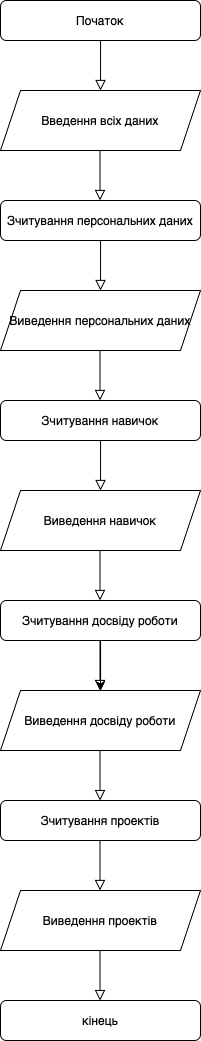
#> input picture hw_1/cv.drawio.png, 201 x 1041 px
$ python -i editor.py   (imports and definitions only)
#> lines starting #> are read from the running program, lines starting #| are printed output that depends on the picture
#> further down, picture is the input picture: PIL image 201x1041 RGBA; mean R, G, B, A 242.5, 242.5, 242.5, 255
import os
from PIL import Image, ImageFilter

# Розмір зображення
def resize_image(image, size=(800, 600)):
    """Функція для зміни розміру зображення"""
    resized = image.resize(size)
    print(f"[INFO] Зображення змінено до розміру {size}")
    return resized

# Збереження зображення
def save_image(image, filename):
    """Функція для збереження зображення у вказаний файл"""
    os.makedirs("results", exist_ok=True)
    path = os.path.join("results", filename)
    image.save(path)
    print(f"[INFO] Зображення збережено за шляхом: {path}")

# Перетворення в відтінки сірого
def apply_shades_of_gray(image):
    """Функція для застосування відтінків сірого до зображення"""
    print("[INFO] Застосування shades_of_gray()")
    image = image.convert("RGB")
    pixels = image.load()
    width, height = image.size
#> width = 201; height = 1041
    for x in range(width):
        for y in range(height):
            r, g, b = pixels[x, y]
            avg = (r + g + b) // 3
            pixels[x, y] = (avg, avg, avg)
    return image

# Перетворення в монохромне зображення
def apply_monochrome(image, factor=80):
    """Функція для застосування монохромного фільтра"""
#> called with factor = 80
    print(f"[INFO] Застосування monochrome() з factor={factor}")
    image = image.convert("RGB")
    pixels = image.load()
    width, height = image.size
#> width = 201; height = 1041
    threshold = ((255 + factor) // 2) * 3
    for i in range(width):
        for j in range(height):
            r, g, b = pixels[i, j]
            S = r + g + b
            if S > threshold:
                pixels[i, j] = (255, 255, 255)
            else:
                pixels[i, j] = (0, 0, 0)
    return image

# Застосування фільтру контуру
def apply_contour(image):
    """Функція для застосування фільтру контуру до зображення"""
    print("[INFO] Застосування фільтру контуру")
    return image.filter(ImageFilter.CONTOUR)

# Обробка зображення (відтінки сірого -> монохром -> контур)
def apply_contour_pipeline(image, factor=80):
    """Функція для поетапного застосування фільтрів: відтінки сірого -> монохром -> контур"""
    print("[INFO] Старт контурного пайплайну (shades_of_gray ➝ monochrome ➝ contour)")
    image = apply_shades_of_gray(image)
    image = apply_monochrome(image, factor)
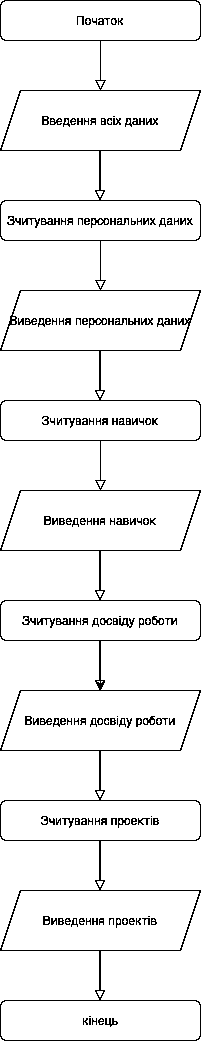
#> image: PIL image 201x1041 RGB; 94.4% white; black in thin lines or dots
    image = apply_contour(image)
#> in apply_contour, `return image.filter(ImageFilter.CONTOUR)`: returned value: PIL image 201x1041 RGB; 94.4% white; black in thin lines or dots
    return image

>>> from PIL import Image
>>> picture = Image.open('../../hw_1/cv.drawio.png')
>>> result = apply_contour_pipeline(picture)

$ run again, on hw_1/triangle_area.drawio.png
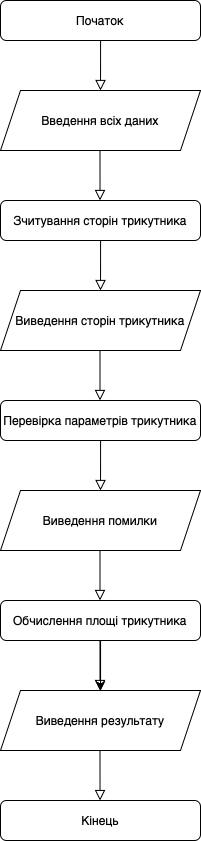
#> input picture hw_1/triangle_area.drawio.png, 201 x 841 px
#> picture is the input picture: PIL image 201x841 RGBA; mean R, G, B, A 242.1, 242.1, 242.1, 255
#> in apply_contour_pipeline, `image = apply_monochrome(image, factor)`:
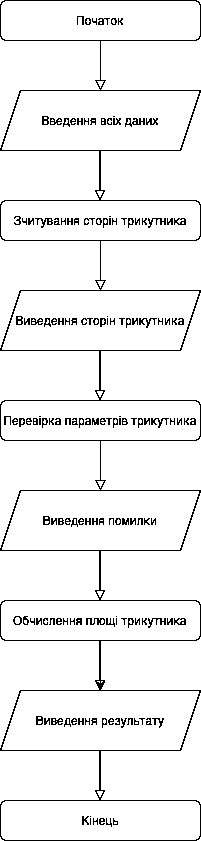
#> image: PIL image 201x841 RGB; 94.3% white; black in thin lines or dots
